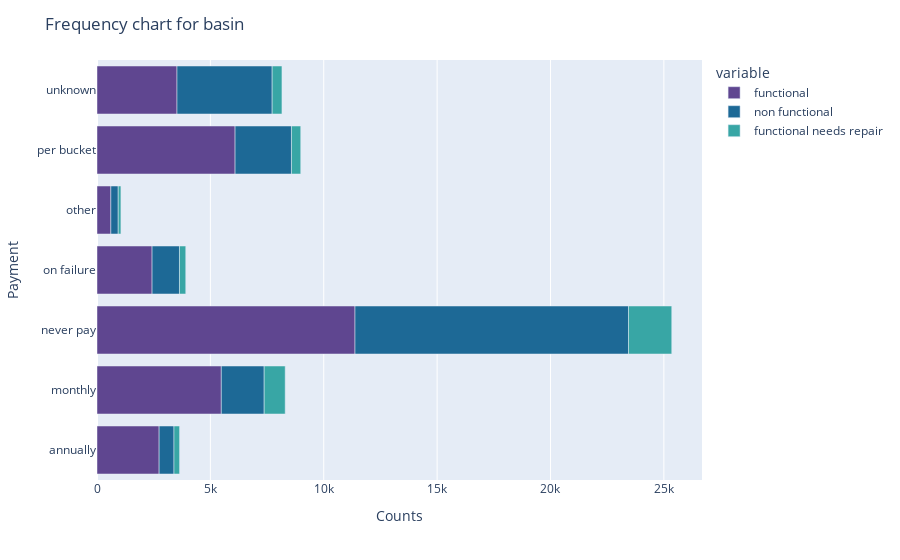

The notebook cell this image was saved under:
### Code cell
fig=px.bar(df_pay,orientation='h',color_discrete_sequence=colors,)
fig.update_layout(title = "Frequency chart for Payment Type",
     xaxis_title = 'Counts', yaxis_title = 'Payment')
fig.show()

### Figure 1 — Plotly figure (JSON) as saved in the notebook; plotly's stock layout.template omitted (floating-point values rounded to 4 significant figures)
{"data": [{"alignmentgroup": "True", "hovertemplate": "variable=functional<br>value=%{x}<br>payment_type=%{y}<extra></extra>", "legendgroup": "functional", "marker": {"color": "rgb(95, 70, 144)", "pattern": {"shape": ""}}, "name": "functional", "offsetgroup": "functional", "orientation": "h", "showlegend": true, "textposition": "auto", "type": "bar", "x": [2740, 5482, 11379, 2429, 611, 6090, 3528], "xaxis": "x", "y": ["annually", "monthly", "never pay", "on failure", "other", "per bucket", "unknown"], "yaxis": "y"}, {"alignmentgroup": "True", "hovertemplate": "variable=non functional<br>value=%{x}<br>payment_type=%{y}<extra></extra>", "legendgroup": "non functional", "marker": {"color": "rgb(29, 105, 150)", "pattern": {"shape": ""}}, "name": "non functional", "offsetgroup": "non functional", "orientation": "h", "showlegend": true, "textposition": "auto", "type": "bar", "x": [655, 1891, 12062, 1208, 325, 2486, 4197], "xaxis": "x", "y": ["annually", "monthly", "never pay", "on failure", "other", "per bucket", "unknown"], "yaxis": "y"}, {"alignmentgroup": "True", "hovertemplate": "variable=functional needs repair<br>value=%{x}<br>payment_type=%{y}<extra></extra>", "legendgroup": "functional needs repair", "marker": {"color": "rgb(56, 166, 165)", "pattern": {"shape": ""}}, "name": "functional needs repair", "offsetgroup": "functional needs repair", "orientation": "h", "showlegend": true, "textposition": "auto", "type": "bar", "x": [247, 927, 1907, 277, 118, 409, 432], "xaxis": "x", "y": ["annually", "monthly", "never pay", "on failure", "other", "per bucket", "unknown"], "yaxis": "y"}], "layout": {"barmode": "relative", "legend": {"title": {"text": "variable"}, "tracegroupgap": 0}, "margin": {"t": 60}, "title": {"text": "Frequency chart for basin"}, "xaxis": {"anchor": "y", "domain": [0, 1], "title": {"text": "Counts"}}, "yaxis": {"anchor": "x", "domain": [0, 1], "title": {"text": "Payment"}}}}
